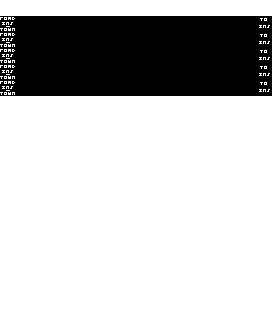

This is a level from a 2D game, rendered from its Tiled map with the project's own tilesets. A one-line summary and the map file follow, with tile-layer data summarised:
An orthogonal 17x20 tile map with 16x16 px tiles, 4 tile layers (Capa de Patrones 1, Capa de patrones 2, Capa de patrones 3, Capa de patrones 4).

<map version="1.0" orientation="orthogonal" renderorder="right-down" width="17" height="20" tilewidth="16" tileheight="16" backgroundcolor="#000000" nextobjectid="1">
 <tileset firstgid="1" name="tiles" tilewidth="16" tileheight="16" tilecount="256" columns="16">
  <image source="../../img/tiles.png" width="256" height="256" />
 </tileset>
 <layer name="Capa de Patrones 1" width="17" height="20">
  <data>[340 cells, 255 non-empty, 1 distinct tile ids]</data>
 </layer>
 <layer name="Capa de patrones 2" width="17" height="20">
  <data>[340 cells, 0 non-empty, 0 distinct tile ids]</data>
 </layer>
 <layer name="Capa de patrones 3" width="17" height="20">
  <data>[340 cells, 0 non-empty, 0 distinct tile ids]</data>
 </layer>
 <layer name="Capa de patrones 4" width="17" height="20">
  <data>[340 cells, 10 non-empty, 2 distinct tile ids]</data>
 </layer>
</map>